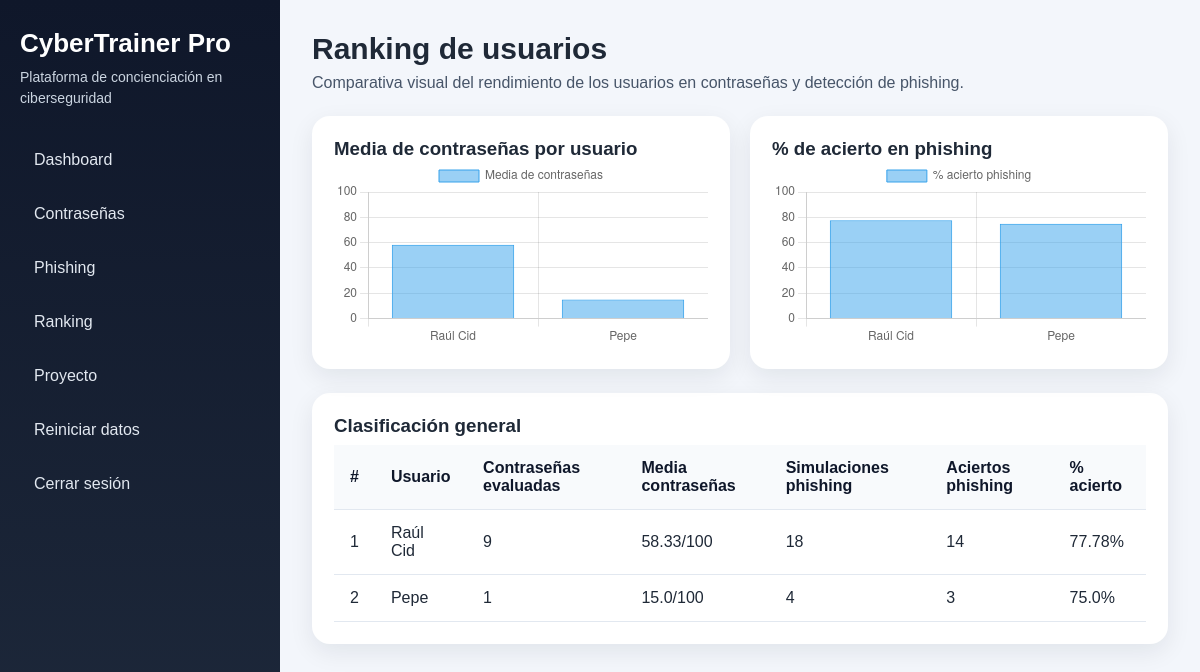
Page /ranking (signed in) on the committed database.
### tables this page shows
CREATE TABLE users (
        id INTEGER PRIMARY KEY AUTOINCREMENT,
        username TEXT UNIQUE
    );

### app.py (the view)
@app.route("/ranking")
def ranking() -> str:
    if "user_id" not in session:
        return redirect(url_for("login"))
    conn = get_connection()
    cursor = conn.cursor()
    cursor.execute("""
    SELECT
        u.id,
        u.username,
        COALESCE(pc.total_passwords, 0) AS total_passwords,
        COALESCE(pc.avg_password_score, 0) AS avg_password_score,
        COALESCE(pr.total_phishing, 0) AS total_phishing,
        COALESCE(pr.phishing_correct, 0) AS phishing_correct
    FROM users u
    LEFT JOIN (
        SELECT
            user_id,
            COUNT(*) AS total_passwords,
            ROUND(AVG(score), 2) AS avg_password_score
        FROM password_checks
        GROUP BY user_id
    ) pc ON u.id = pc.user_id
    LEFT JOIN (
        SELECT
            user_id,
            COUNT(*) AS total_phishing,
            SUM(correct) AS phishing_correct
        FROM phishing_results
        GROUP BY user_id
    ) pr ON u.id = pr.user_id
    ORDER BY avg_password_score DESC, phishing_correct DESC
    """)
    rows = cursor.fetchall()
    conn.close()
    ranking_data = []
    chart_labels = []
    chart_password_scores = []
    chart_phishing_accuracy = []
    for row in rows:
        username = row[1]
        total_passwords = row[2]
        avg_password_score = row[3]
        total_phishing = row[4]
        phishing_correct = row[5]
        phishing_accuracy = 0
        if total_phishing > 0:
            phishing_accuracy = round((phishing_correct / total_phishing) * 100, 2)
        ranking_data.append({
            "username": username,
            "total_passwords": total_passwords,
            "avg_password_score": avg_password_score,
            "total_phishing": total_phishing,
            "phishing_correct": phishing_correct,
            "phishing_accuracy": phishing_accuracy,
        })
        chart_labels.append(username)
        chart_password_scores.append(avg_password_score)
        chart_phishing_accuracy.append(phishing_accuracy)
    return render_template(
        "ranking.html",
        ranking_data=ranking_data,
        chart_labels=chart_labels,
        chart_password_scores=chart_password_scores,
        chart_phishing_accuracy=chart_phishing_accuracy,
    )

### database.py (called while the page is built)
def get_connection():
    return sqlite3.connect(DB_NAME)

### templates/ranking.html
{% extends 'base.html' %}
{% block content %}
<section class="page-header">
  <div>
    <h2>Ranking de usuarios</h2>
    <p>Comparativa visual del rendimiento de los usuarios en contraseñas y detección de phishing.</p>
  </div>
</section>
<section class="grid-two">
  <article class="card">
    <h3>Media de contraseñas por usuario</h3>
    <canvas id="passwordChart"></canvas>
  </article>
  <article class="card">
    <h3>% de acierto en phishing</h3>
    <canvas id="phishingChart"></canvas>
  </article>
</section>
<section class="card large-card">
  <h3>Clasificación general</h3>
  {% if ranking_data %}
    <div class="table-wrapper">
      <table class="ranking-table">
        <thead>
          <tr>
            <th>#</th>
            <th>Usuario</th>
            <th>Contraseñas evaluadas</th>
            <th>Media contraseñas</th>
            <th>Simulaciones phishing</th>
            <th>Aciertos phishing</th>
            <th>% acierto</th>
          </tr>
        </thead>
        <tbody>
          {% for user in ranking_data %}
            <tr>
              <td>{{ loop.index }}</td>
              <td>{{ user.username }}</td>
              <td>{{ user.total_passwords }}</td>
              <td>{{ user.avg_password_score }}/100</td>
              <td>{{ user.total_phishing }}</td>
              <td>{{ user.phishing_correct }}</td>
              <td>{{ user.phishing_accuracy }}%</td>
            </tr>
          {% endfor %}
        </tbody>
      </table>
    </div>
  {% else %}
    <p>Todavía no hay datos suficientes para mostrar el ranking.</p>
  {% endif %}
</section>
<script>
  const labels = {{ chart_labels | tojson }};
  const passwordScores = {{ chart_password_scores | tojson }};
  const phishingAccuracy = {{ chart_phishing_accuracy | tojson }};
  new Chart(document.getElementById("passwordChart"), {
    type: "bar",
    data: {
      labels: labels,
      datasets: [{
        label: "Media de contraseñas",
        data: passwordScores,
        borderWidth: 1
      }]
    },
    options: {
      responsive: true,
      scales: {
        y: {
          beginAtZero: true,
          max: 100
        }
      }
    }
  });
  new Chart(document.getElementById("phishingChart"), {
    type: "bar",
    data: {
      labels: labels,
      datasets: [{
        label: "% acierto phishing",
        data: phishingAccuracy,
        borderWidth: 1
      }]
    },
    options: {
      responsive: true,
      scales: {
        y: {
          beginAtZero: true,
          max: 100
        }
      }
    }
  });
</script>
{% endblock %}

### templates/base.html (shortened to what this page needs)
<!DOCTYPE html>
<html lang="es">
<head>
  <link rel="stylesheet" href="{{ url_for('static', filename='style.css') }}">
</head>
<body>
  <aside class="sidebar">
    <div class="brand">
      <h1>CyberTrainer Pro</h1>
      <p>Plataforma de concienciación en ciberseguridad</p>
    </div>
    <nav class="nav">
      <a href="{{ url_for('home') }}">Dashboard</a>
      <a href="{{ url_for('passwords') }}">Contraseñas</a>
      <a href="{{ url_for('phishing') }}">Phishing</a>
      <a href="{{ url_for('ranking') }}">Ranking</a>
      <a href="{{ url_for('about') }}">Proyecto</a>
      <a href="{{ url_for('reset') }}">Reiniciar datos</a>
      <a href="{{ url_for('logout') }}">Cerrar sesión</a>
    </nav>
  </aside>
  <main class="main-content">
    {% block content %}{% endblock %}
  </main>
</body>
</html>

### static/style.css (style rules this page uses)
* { box-sizing: border-box; margin: 0; padding: 0; font-family: Arial, sans-serif; }
body { display: flex; min-height: 100vh; background: #f3f6fb; color: #1f2937; }
.sidebar { width: 280px; background: linear-gradient(180deg, #0f172a, #1e293b); color: white; padding: 28px 20px; display: flex; flex-direction: column; gap: 30px; }
.brand h1 { font-size: 26px; margin-bottom: 8px; }
.brand p { font-size: 14px; color: #cbd5e1; line-height: 1.5; }
.nav { display: flex; flex-direction: column; gap: 12px; }
.nav a { text-decoration: none; color: #e2e8f0; padding: 12px 14px; border-radius: 12px; transition: 0.2s ease; }
.main-content { flex: 1; padding: 32px; }
.page-header { margin-bottom: 24px; }
.page-header h2 { font-size: 30px; margin-bottom: 8px; }
.page-header p { color: #475569; }
.stats-grid, .grid-two { display: grid; grid-template-columns: repeat(2, 1fr); gap: 20px; margin-bottom: 24px; }
.stat-card, .card { background: white; border-radius: 18px; padding: 22px; box-shadow: 0 8px 24px rgba(15, 23, 42, 0.08); }
.table-wrapper { overflow-x: auto; }
.ranking-table { width: 100%; border-collapse: collapse; margin-top: 8px; }
.ranking-table th, .ranking-table td { text-align: left; padding: 14px 16px; border-bottom: 1px solid #e2e8f0; }
.ranking-table th { background: #f8fafc; color: #0f172a; }

### rows in the picture
users: username "Raúl Cid", total_passwords "9", avg_password_score "58.33", total_phishing "18", phishing_correct "14", phishing_accuracy "77.78"
users: username "Pepe", total_passwords "1", avg_password_score "15.0", total_phishing "4", phishing_correct "3", phishing_accuracy "75.0"

### other values in the picture
chart data {{ chart_password_scores | tojson }} [58.33, 15.0]
chart data {{ chart_phishing_accuracy | tojson }} [77.78, 75.0]
